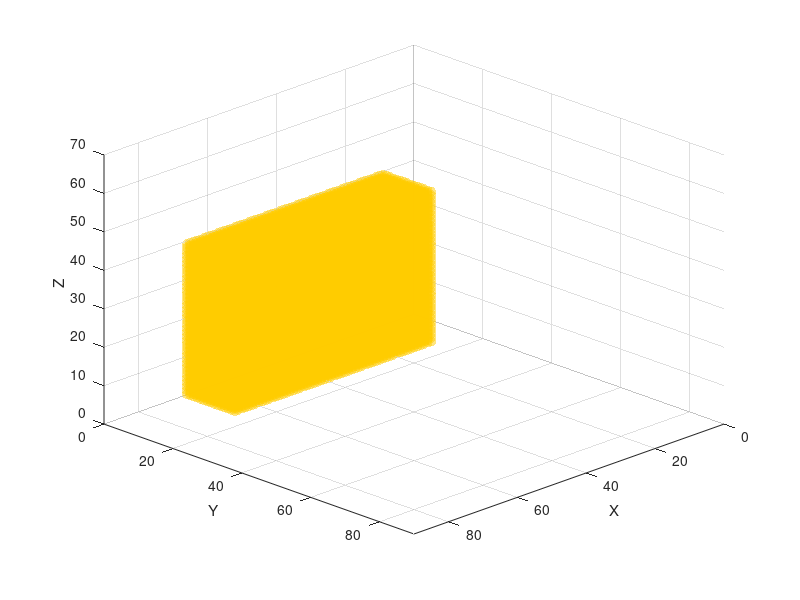

Source code (MATLAB): (Note: this script raises an error after producing the figure.)
%% Map dimensions (MAKE SURE THEY ARE THE SAME AS THE MAP CREATOR)
mapSizeX = 90; mapSizeY = 90; mapSizeZ = 70;
mapSize = [mapSizeX, mapSizeY, mapSizeZ];

%% Generate ROI and Object positions
% We store environment state in this matrix with this values:
% ---- 0 = free | 1= Occupied | 2 = unexplored | 3 = Frontier | 4 = ROI | 
% ---- 5 = Object
voxelStates = 2*ones(mapSize);

%% DEFINE ROI SETTINGS
voxelStates(10:67, 1:15, 1:40) = 4;

%% DEFINE OBJECTIVE LOCATION
objectX=22; objectY=3; objectZ=12;

% Define the object value
objectValue = 5;
% Compute 3x3x3 block centered on the object position
for dx = -1:1
    for dy = -1:1
        for dz = -1:1
            x = objectX + dx;
            y = objectY + dy;
            z = objectZ + dz;

            % Check bounds before assigning
            if x >= 1 && x <= size(voxelStates,1) && ...
               y >= 1 && y <= size(voxelStates,2) && ...
               z >= 1 && z <= size(voxelStates,3)
                voxelStates(x,y,z) = objectValue;
            end
        end
    end
end

figure;             
hold on; 
axis([0 mapSize(1) 0 mapSize(2) 0 mapSize(3)]);
grid on;
xlabel('X'); ylabel('Y'); zlabel('Z');


[rx, ry, rz] = ind2sub(size(voxelStates), find(voxelStates == 4));
scatter3(rx-0.5, ry-0.5, rz-0.5, 50, [1, 0.8, 0], 'filled', 'MarkerFaceAlpha', 0.5);

[gx, gy, gz] = ind2sub(size(voxelStates), find(voxelStates == 5));
scatter3(gx-0.5, gy-0.5, gz-0.5, 50, [0.6, 0.2, 0.8], 'filled', 'MarkerFaceAlpha', 1);

view(135, 30);

%% Save Voxel Initial States Matrix
save('../../Maps_ROI_Object_Situations/LivingRoom_1_situations/LivingRoom_1_voxelStates_1.mat','voxelStates');
disp('saved voxelStates')
